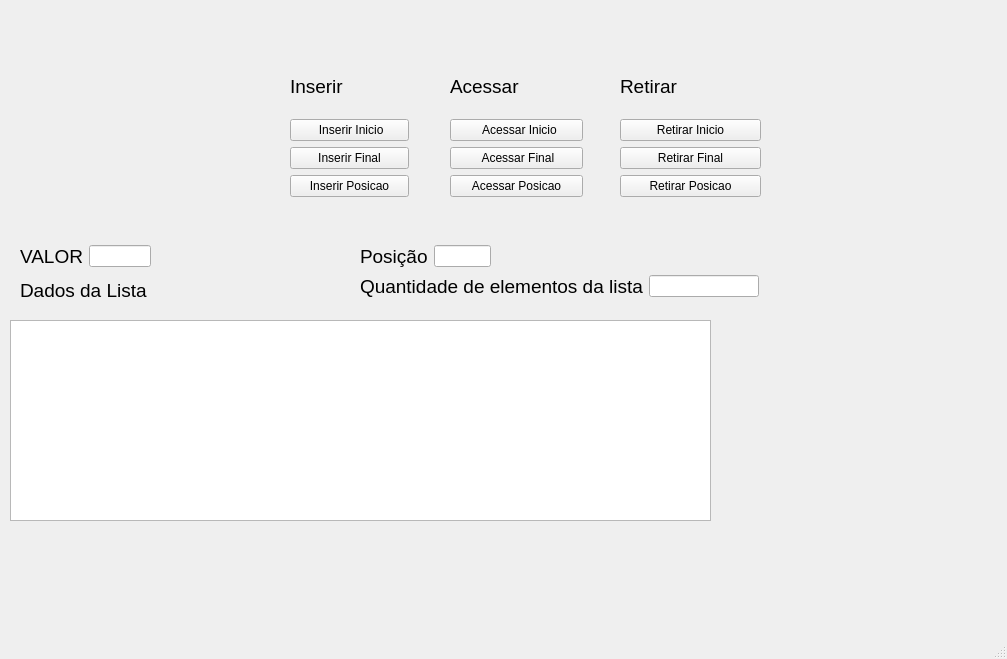
<?xml version="1.0" encoding="UTF-8"?>
<ui version="4.0">
 <class>MainWindow</class>
 <widget class="QMainWindow" name="MainWindow">
  <property name="geometry">
   <rect>
    <x>0</x>
    <y>0</y>
    <width>1007</width>
    <height>659</height>
   </rect>
  </property>
  <property name="windowTitle">
   <string>MainWindow</string>
  </property>
  <widget class="QWidget" name="centralwidget">
   <widget class="QLabel" name="labelDadosLista">
    <property name="geometry">
     <rect>
      <x>20</x>
      <y>270</y>
      <width>161</width>
      <height>41</height>
     </rect>
    </property>
    <property name="font">
     <font>
      <pointsize>12</pointsize>
     </font>
    </property>
    <property name="text">
     <string>&lt;html&gt;&lt;head/&gt;&lt;body&gt;&lt;p&gt;&lt;span style=&quot; font-size:14pt;&quot;&gt;Dados da Lista&lt;/span&gt;&lt;/p&gt;&lt;/body&gt;&lt;/html&gt;</string>
    </property>
   </widget>
   <widget class="QTextEdit" name="textEditDadosLista">
    <property name="enabled">
     <bool>true</bool>
    </property>
    <property name="geometry">
     <rect>
      <x>10</x>
      <y>320</y>
      <width>701</width>
      <height>201</height>
     </rect>
    </property>
   </widget>
   <widget class="QWidget" name="layoutWidget">
    <property name="geometry">
     <rect>
      <x>20</x>
      <y>240</y>
      <width>131</width>
      <height>33</height>
     </rect>
    </property>
    <layout class="QHBoxLayout" name="horizontalLayout">
     <item>
      <widget class="QLabel" name="labelValor">
       <property name="text">
        <string>&lt;html&gt;&lt;head/&gt;&lt;body&gt;&lt;p&gt;&lt;span style=&quot; font-size:14pt;&quot;&gt;VALOR&lt;/span&gt;&lt;/p&gt;&lt;/body&gt;&lt;/html&gt;</string>
       </property>
      </widget>
     </item>
     <item>
      <widget class="QLineEdit" name="lineEditValor"/>
     </item>
    </layout>
   </widget>
   <widget class="QWidget" name="layoutWidget">
    <property name="geometry">
     <rect>
      <x>360</x>
      <y>270</y>
      <width>399</width>
      <height>33</height>
     </rect>
    </property>
    <layout class="QHBoxLayout" name="horizontalLayout_2">
     <item>
      <widget class="QLabel" name="labelQuantidadeElementos">
       <property name="text">
        <string>&lt;html&gt;&lt;head/&gt;&lt;body&gt;&lt;p&gt;&lt;span style=&quot; font-size:14pt;&quot;&gt;Quantidade de elementos da lista&lt;/span&gt;&lt;/p&gt;&lt;/body&gt;&lt;/html&gt;</string>
       </property>
      </widget>
     </item>
     <item>
      <widget class="QLineEdit" name="lineEditQuantidadeElementos"/>
     </item>
    </layout>
   </widget>
   <widget class="QWidget" name="layoutWidget">
    <property name="geometry">
     <rect>
      <x>360</x>
      <y>240</y>
      <width>131</width>
      <height>33</height>
     </rect>
    </property>
    <layout class="QHBoxLayout" name="horizontalLayout_3">
     <item>
      <widget class="QLabel" name="labelPosicao">
       <property name="text">
        <string>&lt;html&gt;&lt;head/&gt;&lt;body&gt;&lt;p&gt;&lt;span style=&quot; font-size:14pt;&quot;&gt;Posição&lt;/span&gt;&lt;/p&gt;&lt;/body&gt;&lt;/html&gt;</string>
       </property>
      </widget>
     </item>
     <item>
      <widget class="QLineEdit" name="lineEditAcessarPosicao"/>
     </item>
    </layout>
   </widget>
   <widget class="QWidget" name="layoutWidget">
    <property name="geometry">
     <rect>
      <x>290</x>
      <y>60</y>
      <width>119</width>
      <height>137</height>
     </rect>
    </property>
    <layout class="QVBoxLayout" name="verticalLayout">
     <item>
      <widget class="QLabel" name="labelInserir">
       <property name="text">
        <string>&lt;html&gt;&lt;head/&gt;&lt;body&gt;&lt;p&gt;&lt;span style=&quot; font-size:14pt;&quot;&gt;Inserir&lt;/span&gt;&lt;/p&gt;&lt;/body&gt;&lt;/html&gt;</string>
       </property>
      </widget>
     </item>
     <item>
      <widget class="QPushButton" name="pushButtonInserirInicio">
       <property name="text">
        <string> Inserir Inicio</string>
       </property>
       <property name="icon">
        <iconset resource="ArquivoDeRecursos.qrc">
         <normaloff>:/imgs/imagens/binary-code.png</normaloff>:/imgs/imagens/binary-code.png</iconset>
       </property>
      </widget>
     </item>
     <item>
      <widget class="QPushButton" name="pushButtonInserirFinal">
       <property name="enabled">
        <bool>true</bool>
       </property>
       <property name="text">
        <string>Inserir Final</string>
       </property>
       <property name="icon">
        <iconset resource="ArquivoDeRecursos.qrc">
         <normaloff>:/imgs/imagens/icons8-c++-500.png</normaloff>:/imgs/imagens/icons8-c++-500.png</iconset>
       </property>
      </widget>
     </item>
     <item>
      <widget class="QPushButton" name="pushButtonInserirPosicao">
       <property name="text">
        <string>Inserir Posicao</string>
       </property>
      </widget>
     </item>
    </layout>
   </widget>
   <widget class="QWidget" name="layoutWidget">
    <property name="geometry">
     <rect>
      <x>450</x>
      <y>60</y>
      <width>133</width>
      <height>137</height>
     </rect>
    </property>
    <layout class="QVBoxLayout" name="verticalLayout_2">
     <item>
      <widget class="QLabel" name="labelAcessar">
       <property name="text">
        <string>&lt;html&gt;&lt;head/&gt;&lt;body&gt;&lt;p&gt;&lt;span style=&quot; font-size:14pt;&quot;&gt;Acessar&lt;/span&gt;&lt;/p&gt;&lt;/body&gt;&lt;/html&gt;</string>
       </property>
      </widget>
     </item>
     <item>
      <widget class="QPushButton" name="pushButtonAcessarInicio">
       <property name="text">
        <string>  Acessar Inicio</string>
       </property>
       <property name="icon">
        <iconset resource="ArquivoDeRecursos.qrc">
         <normaloff>:/imgs/imagens/technical-support.png</normaloff>:/imgs/imagens/technical-support.png</iconset>
       </property>
      </widget>
     </item>
     <item>
      <widget class="QPushButton" name="pushButtonAcessarFinal">
       <property name="enabled">
        <bool>true</bool>
       </property>
       <property name="text">
        <string> Acessar Final</string>
       </property>
       <property name="icon">
        <iconset resource="ArquivoDeRecursos.qrc">
         <normaloff>:/imgs/imagens/icons8-qt-50.png</normaloff>:/imgs/imagens/icons8-qt-50.png</iconset>
       </property>
      </widget>
     </item>
     <item>
      <widget class="QPushButton" name="pushButtonAcessarPOsicao">
       <property name="text">
        <string>Acessar Posicao</string>
       </property>
      </widget>
     </item>
    </layout>
   </widget>
   <widget class="QWidget" name="layoutWidget">
    <property name="geometry">
     <rect>
      <x>620</x>
      <y>60</y>
      <width>141</width>
      <height>137</height>
     </rect>
    </property>
    <layout class="QVBoxLayout" name="verticalLayout_3">
     <item>
      <widget class="QLabel" name="labelRetirar">
       <property name="text">
        <string>&lt;html&gt;&lt;head/&gt;&lt;body&gt;&lt;p&gt;&lt;span style=&quot; font-size:14pt;&quot;&gt;Retirar&lt;/span&gt;&lt;/p&gt;&lt;/body&gt;&lt;/html&gt;</string>
       </property>
      </widget>
     </item>
     <item>
      <widget class="QPushButton" name="pushButtonRetirarInicio">
       <property name="text">
        <string>Retirar Inicio</string>
       </property>
       <property name="icon">
        <iconset resource="ArquivoDeRecursos.qrc">
         <normaloff>:/imgs/imagens/programing.png</normaloff>:/imgs/imagens/programing.png</iconset>
       </property>
      </widget>
     </item>
     <item>
      <widget class="QPushButton" name="pushButtonRetirarFinal">
       <property name="enabled">
        <bool>true</bool>
       </property>
       <property name="text">
        <string>Retirar Final</string>
       </property>
       <property name="icon">
        <iconset resource="ArquivoDeRecursos.qrc">
         <normaloff>:/imgs/imagens/programming-language.png</normaloff>:/imgs/imagens/programming-language.png</iconset>
       </property>
      </widget>
     </item>
     <item>
      <widget class="QPushButton" name="pushButtonRetirarPosicao">
       <property name="text">
        <string>Retirar Posicao</string>
       </property>
      </widget>
     </item>
    </layout>
   </widget>
   <widget class="QLabel" name="label">
    <property name="geometry">
     <rect>
      <x>30</x>
      <y>60</y>
      <width>221</width>
      <height>131</height>
     </rect>
    </property>
    <property name="text">
     <string/>
    </property>
    <property name="pixmap">
     <pixmap>../../../Imagens/Imagens da Câmera/WIN_20230330_10_09_56_Pro.jpg</pixmap>
    </property>
    <property name="scaledContents">
     <bool>true</bool>
    </property>
   </widget>
  </widget>
  <widget class="QMenuBar" name="menubar">
   <property name="geometry">
    <rect>
     <x>0</x>
     <y>0</y>
     <width>1007</width>
     <height>25</height>
    </rect>
   </property>
  </widget>
  <widget class="QStatusBar" name="statusbar"/>
 </widget>
 <resources>
  <include location="ArquivoDeRecursos.qrc"/>
 </resources>
 <connections/>
</ui>
